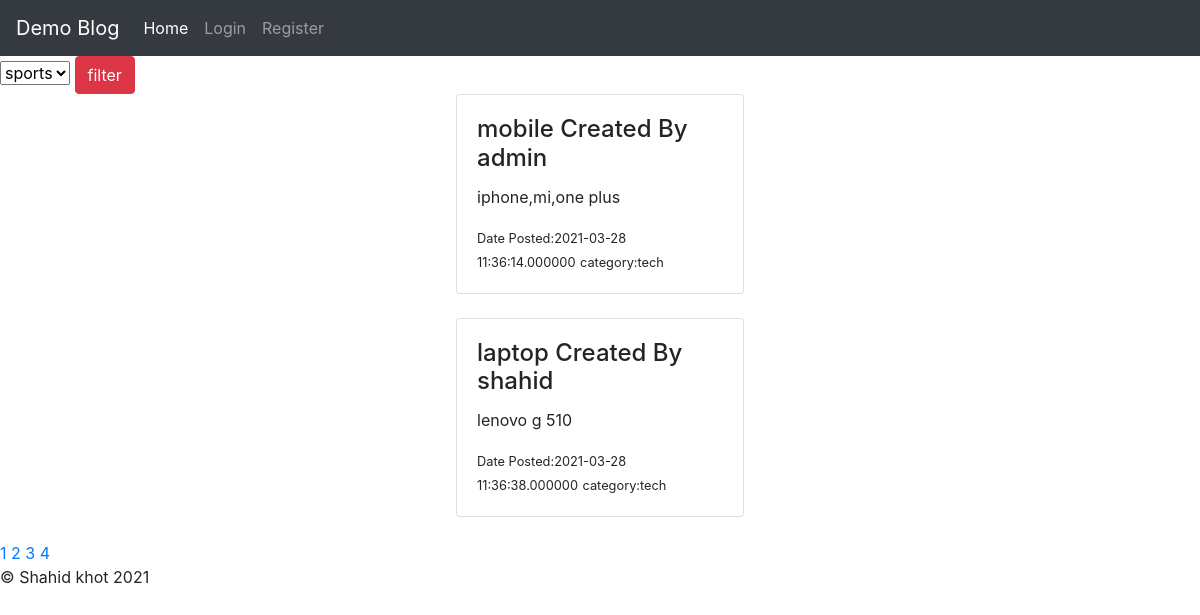
/home.php?page=4, run on the app's committed database.
### tables this page shows
CREATE TABLE `post` (
  `id` int(25) NOT NULL,
  `title` varchar(255) NOT NULL,
  `username` varchar(255) NOT NULL,
  `content` varchar(555) NOT NULL,
  `date` datetime(6) NOT NULL,
  `image` varchar(255) NOT NULL,
  `category` varchar(255) NOT NULL
);

### home.php (the view, shortened to what this page needs)
<!DOCTYPE html>
<html>
<head>
	<link rel="stylesheet" href="https://stackpath.bootstrapcdn.com/bootstrap/4.4.1/css/bootstrap.min.css">
	<link rel="stylesheet" type="text/css" href="styles/styles.css">
</head>
<body>
<?php include 'nav.php';?>
<form action="home.php" method="post">
<select name="category">
	<option value="sports" >sports</option>
</select>
<button name="submit" class="btn btn-danger">filter</button>
</form>
<?php
include 'connection.php';
	$result_per_page =  4;
	$sql = "SELECT * FROM post";
	if (isset($_POST['submit'])) {
	echo $filter = $_POST['category'];
	$sql = "SELECT * FROM `post` WHERE category = '$filter'";
}else{
	$sql = "SELECT * FROM post";
}
	$result = mysqli_query($con,$sql);
	$no_of_result = mysqli_num_rows($result);
	$no_of_pages = ceil($no_of_result/$result_per_page);
if (!isset($_GET['page'])) {
	$page = 1;
}else{
	$page = $_GET['page'];
}
$this_page_first_result = ($page - 1)*$result_per_page;
if (isset($_POST['submit'])) {
	$filter = $_POST['category'];
$sql = "SELECT * FROM post where category = '$filter' LIMIT $this_page_first_result,
$result_per_page ";
}else{
	$sql = "SELECT * FROM post LIMIT $this_page_first_result,
$result_per_page";
}
$result = mysqli_query($con,$sql);
?><?php
while ($row  = mysqli_fetch_assoc($result) ) {?>
		<div class="container">
		<div class="card m-auto" style="width: 18rem;">
		  <div class="card-body">
		  	<h4 class="card-title">
		     <?php echo $row['title'];?> Created By <?php echo $row['username']; ?>
		     </h4>
		    <p class="card-text"><?php echo $row['content'] ;?></p>
		    <small>Date Posted:<?php echo $row['date'];?></small>
		    <small>category:<?php echo $row['category'];?></small><br>
		  </div>
	</div>
</div> <br>
	<?php }
for($page = 1 ; $page<=$no_of_pages ; $page++){
  	echo '<a href="home.php?page='. $page.'"> '.$page.'</a>';
  } ?>
  <link rel="stylesheet" href="https://maxcdn.bootstrapcdn.com/bootstrap/4.5.2/css/bootstrap.min.css">
<?php include 'footer.php'; ?>
</body>
</html>

### styles/styles.css (style rules this page uses)
* { margin: 0; padding: 0; box-sizing: border-box; }

### data on the page
post: title "mobile", username "admin", content "iphone,mi,one plus", date "2021-03-28 11:36:14.000000", category "tech"
post: title "laptop", username "shahid", content "lenovo g 510", date "2021-03-28 11:36:38.000000", category "tech"
